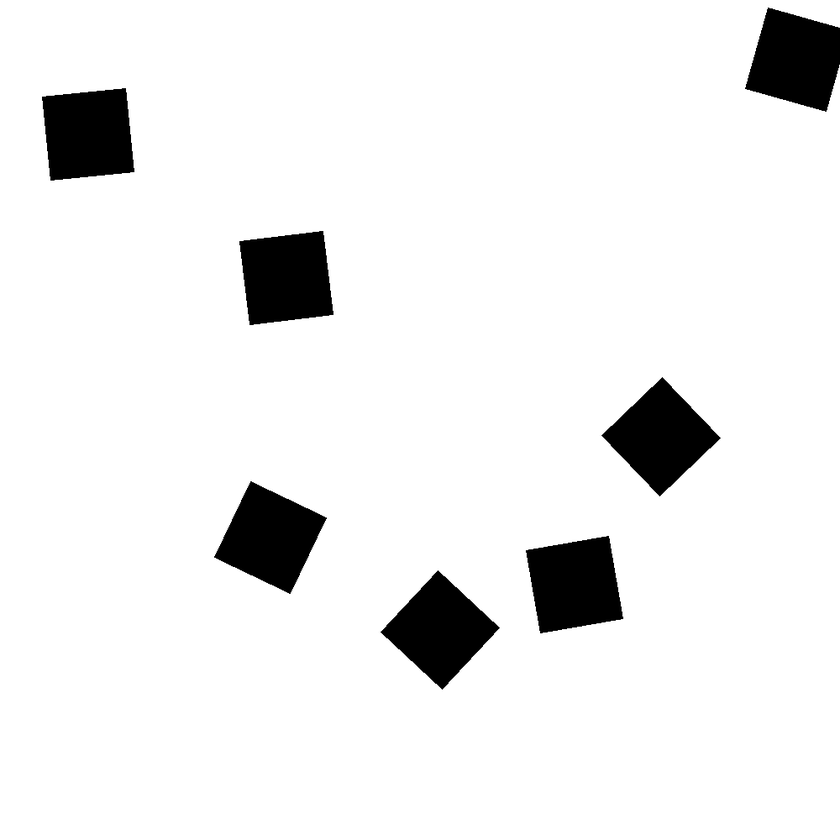
#> input picture planning_playground/map/2d_maps/images/map106.png, 840 x 840 px, shrunk from 1000 x 1000 before the run; its folder holds only this picture in this run
$ python generate_world.py
#> lines starting #> are read from the running program, lines starting #| are printed output that depends on the picture; after the words box and inside, x2 and y2 are one past the last pixel; in counts of white or black regions, pixels touching at a corner belong together
import os
import cv2
import numpy as np

def generate_sdf_from_image(image_path, sdf_output_path, map_size=(100, 100), height=1.0, wall_height=1.0):
    # Load the image
#> called with image_path = '2d_maps/images/map106.png', sdf_output_path = '2d_maps/sdf_worlds/map106.sdf', map_size = (100, 100), height = 1, wall_height = 1
    image = cv2.imread(image_path, cv2.IMREAD_GRAYSCALE)
#> image is the input picture: shape (840, 840); min 0, max 255, mean 237
    height_img, width_img = image.shape

    # Calculate the pixel to meter ratio
    pixel_to_meter = map_size[0] / width_img

    image = cv2.flip(image, 0)
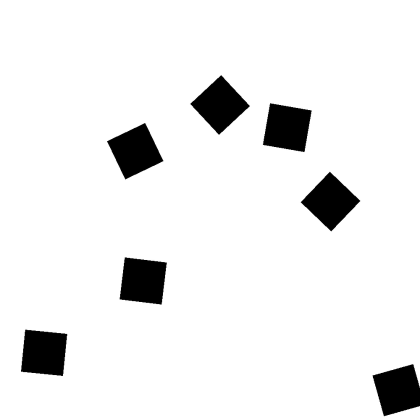
#> image: shape (840, 840) (shown at 1/2 size); min 0, max 255, mean 237
    # Threshold the image to binary (black and white)
    _, binary_image = cv2.threshold(image, 128, 255, cv2.THRESH_BINARY_INV)
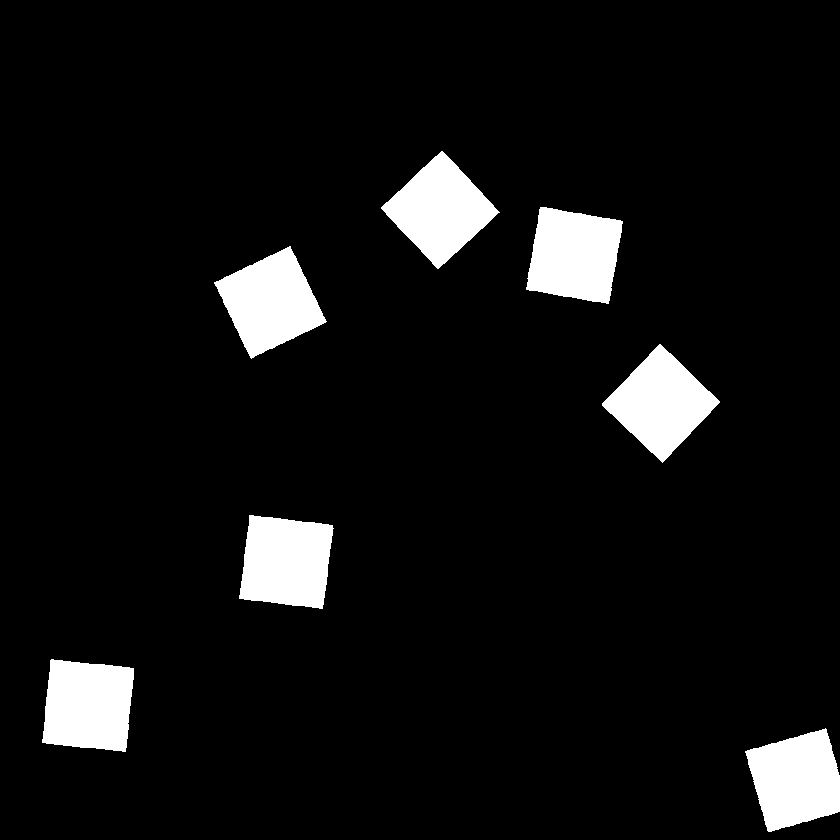
#> binary_image: shape (840, 840); 7.1% white; 7 white regions

    # Find contours
    contours, _ = cv2.findContours(binary_image, cv2.RETR_TREE, cv2.CHAIN_APPROX_SIMPLE)
#> contours = 7 contours; box (x1, y1, x2, y2) and area: (381, 151, 500, 269) 7016, (602, 344, 720, 463) 7002, (214, 246, 327, 359) 6998, (239, 515, 334, 609) 6992, (42, 659, 134, 752) 6958, (526, 207, 623, 304) 6956, (745, 728, 840, 832) 6823

    sdf_lines = []
    sdf_lines.append('<sdf version="1.6">')
    sdf_lines.append('<world name="default">')


    # add some boilerplate plugins for gazebo
    sdf_lines.append('  <physics name="1ms" type="ignored">')
    sdf_lines.append('    <max_step_size>0.001</max_step_size>')
    sdf_lines.append('    <real_time_factor>1.0</real_time_factor>')
    sdf_lines.append('  </physics>')
    sdf_lines.append('  <plugin')
    sdf_lines.append('    filename="gz-sim-physics-system"')
    sdf_lines.append('    name="gz::sim::systems::Physics">')
    sdf_lines.append('  </plugin>')
    sdf_lines.append('  <plugin')
    sdf_lines.append('    filename="gz-sim-user-commands-system"')
    sdf_lines.append('    name="gz::sim::systems::UserCommands">')
    sdf_lines.append('  </plugin>')
    sdf_lines.append('  <plugin')
    sdf_lines.append('    filename="gz-sim-scene-broadcaster-system"')
    sdf_lines.append('    name="gz::sim::systems::SceneBroadcaster">')
    sdf_lines.append('  </plugin>')
    sdf_lines.append('  <light type="directional" name="sun">')
    sdf_lines.append('    <cast_shadows>true</cast_shadows>')
    sdf_lines.append('    <pose>0 0 10 0 0 0</pose>')
    sdf_lines.append('    <diffuse>0.8 0.8 0.8 1</diffuse>')
    sdf_lines.append('    <specular>0.2 0.2 0.2 1</specular>')
    sdf_lines.append('    <attenuation>')
    sdf_lines.append('      <range>1000</range>')
    sdf_lines.append('      <constant>0.9</constant>')
    sdf_lines.append('      <linear>0.01</linear>')
    sdf_lines.append('      <quadratic>0.001</quadratic>')
    sdf_lines.append('    </attenuation>')
    sdf_lines.append('    <direction>-0.5 0.1 -0.9</direction>')
    sdf_lines.append('  </light>')


    # set the grid size for the map
    sdf_lines.append('  <scene>')
    sdf_lines.append('    <grid>true</grid>')
    sdf_lines.append('    <ambient>0.4 0.4 0.4 1</ambient>')
    sdf_lines.append('  </scene>')

    # Create the boundary wall
    for i in range(4):
        x, y, w, h = 0, 0, 0, 0
        if i == 0:
            x, y, w, h = 0, 0, width_img, wall_height
        elif i == 1:
            x, y, w, h = 0, 0, wall_height, height_img
        elif i == 2:
            x, y, w, h = 0, height_img - wall_height, width_img, wall_height
        elif i == 3:
            x, y, w, h = width_img - wall_height, 0, wall_height, height_img

        sdf_lines.append(f'  <model name="wall_{i}">')
        sdf_lines.append('    <static>true</static>')
        sdf_lines.append('    <link name="wall_link">')
        sdf_lines.append('      <visual name="visual">')
        sdf_lines.append('        <geometry>')
        sdf_lines.append('          <box>')
        sdf_lines.append(f'            <size>{w * pixel_to_meter} {h * pixel_to_meter} {height}</size>')
        sdf_lines.append('          </box>')
        sdf_lines.append('        </geometry>')
        sdf_lines.append('      </visual>')
        sdf_lines.append('      <collision name="collision">')
        sdf_lines.append('        <geometry>')
        sdf_lines.append('          <box>')
        sdf_lines.append(f'            <size>{w * pixel_to_meter} {h * pixel_to_meter} {height}</size>')
        sdf_lines.append('          </box>')
        sdf_lines.append('        </geometry>')
        sdf_lines.append('      </collision>')
        sdf_lines.append(f'      <pose>{(x + w / 2) * pixel_to_meter} {(y + h / 2) * pixel_to_meter} {height / 2} 0 0 0</pose>')
        sdf_lines.append('    </link>')
        sdf_lines.append('  </model>')

    # Create obstacles based on contours
    for contour in contours:
        # Get a list of the walls of the contour
        walls = []
        for i in range(len(contour) - 1):
            walls.append((contour[i ][0], contour[i + 1][0]))
            print(contour[i], contour[i + 1])

        sdf_lines.append(f'  <model name="obstacle{contour}">')
        sdf_lines.append('    <static>true</static>')
        sdf_lines.append('    <link name="wall_link">')
        sdf_lines.append('      <visual name="visual">')
        sdf_lines.append('        <geometry>')
        sdf_lines.append('          <polyline>')
        sdf_lines.append('            <height>0.1</height>')
        for wall in walls:
            x1, y1 = wall[0][0], wall[0][1]
            x2, y2 = wall[1][0], wall[1][1]
            sdf_lines.append('            <point>')
            sdf_lines.append(f'              {x1 * pixel_to_meter} {y1 * pixel_to_meter} 0')
            sdf_lines.append(f'              {x2 * pixel_to_meter} {y2 * pixel_to_meter} 0')
            sdf_lines.append('            </point>')
        sdf_lines.append('          </polyline>')
        # sdf_lines.append('          <box>')
        # sdf_lines.append(f'            <size>{w * pixel_to_meter} {h * pixel_to_meter} {height}</size>')
        # sdf_lines.append('          </box>')
        sdf_lines.append('        </geometry>')
        sdf_lines.append('      </visual>')
        # [7 lines of commented-out code are left out]
        sdf_lines.append('    </link>')
        sdf_lines.append('  </model>')
#> this loop made 7 passes
#> (printed output is left out)
#> after the loop, sdf_lines = 3263 items

    sdf_lines.append('</world>')
    sdf_lines.append('</sdf>')

    # Write the SDF content to the output file
    with open(sdf_output_path, 'w') as sdf_file:
        sdf_file.write('\n'.join(sdf_lines))

def get_all_files(directory):
    # List all files and directories in the given directory
    all_entries = os.listdir(directory)
    # Filter out only the files
    files = [entry for entry in all_entries if os.path.isfile(os.path.join(directory, entry))]
    return files

if __name__=="__main__":
    # get all files in the 2d_maps/2d_map_images folder
    files = []

    # Example usage
    directory_path = '2d_maps/images'
    files = get_all_files(directory_path)

    # for each file, generate the sdf
    for file in files:
        world_name = file.split('.')[0]
        generate_sdf_from_image(f'{directory_path}/{file}', f'2d_maps/sdf_worlds/{world_name}.sdf')

$ run again, on planning_playground/map/2d_maps/images/map838.png
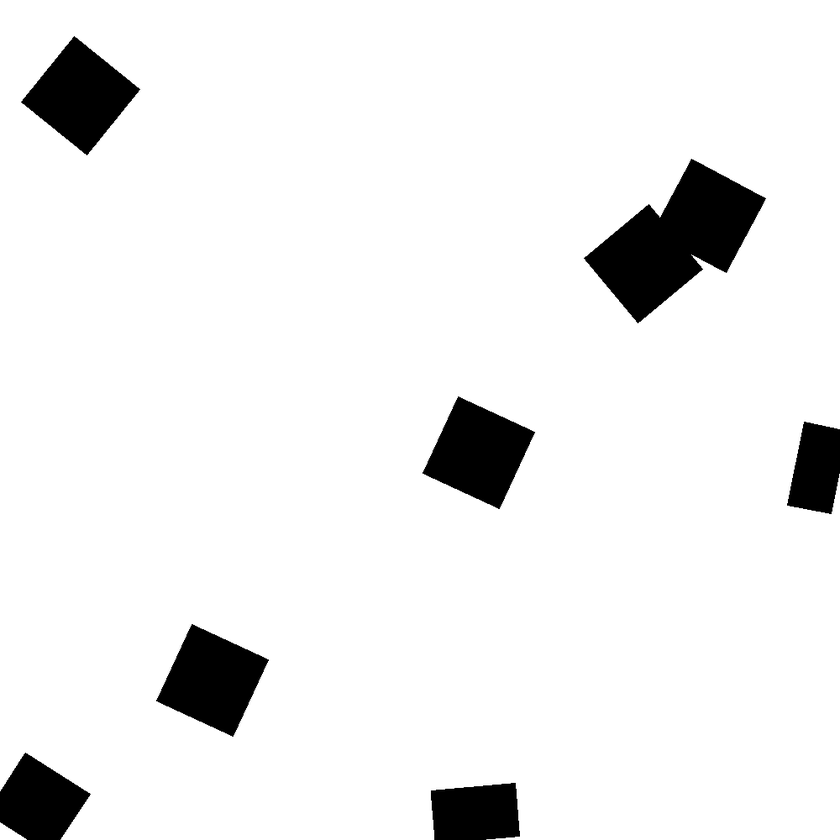
#> input picture planning_playground/map/2d_maps/images/map838.png, 840 x 840 px, shrunk from 1000 x 1000 before the run
#> in generate_sdf_from_image, image is the input picture: shape (840, 840); min 0, max 255, mean 237.3
#> in generate_sdf_from_image, `image = cv2.flip(image, 0)`:
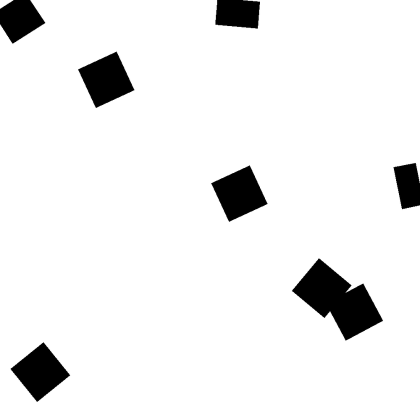
#> image: shape (840, 840) (shown at 1/2 size); min 0, max 255, mean 237.3
#> in generate_sdf_from_image, `_, binary_image = cv2.threshold(image, 128, 255, cv2.THRESH_BINARY_INV)`:
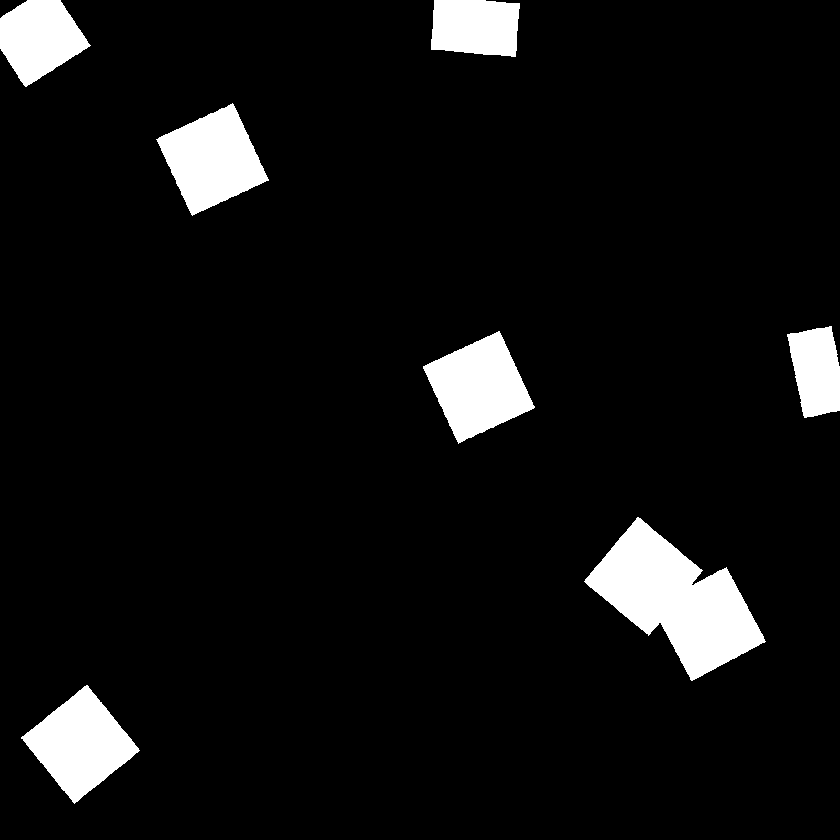
#> binary_image: shape (840, 840); 6.9% white; 7 white regions
#> contours = 7 contours; box (x1, y1, x2, y2) and area: (584, 517, 766, 681) 13712, (21, 685, 140, 804) 7073, (156, 103, 269, 216) 7070, (423, 331, 535, 444) 7060, (0, 0, 91, 87) 5022, (431, 0, 520, 57) 4354, (787, 326, 840, 418) 3554
#> the loop in generate_sdf_from_image, `for contour in contours:` made 7 passes
#> (printed output is left out)
#> after the loop in generate_sdf_from_image, `for contour in contours:`: sdf_lines = 4855 items

$ run again, on planning_playground/map/2d_maps/images/map851.png
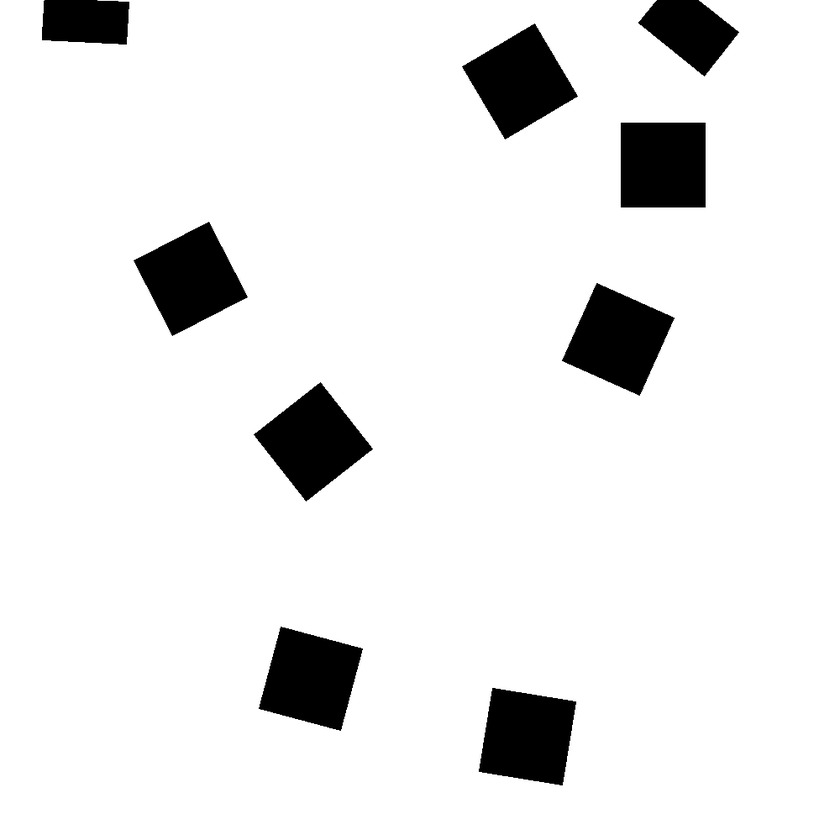
#> input picture planning_playground/map/2d_maps/images/map851.png, 840 x 840 px, shrunk from 1000 x 1000 before the run
#> in generate_sdf_from_image, image is the input picture: shape (840, 840); min 0, max 255, mean 233.9
#> in generate_sdf_from_image, `image = cv2.flip(image, 0)`:
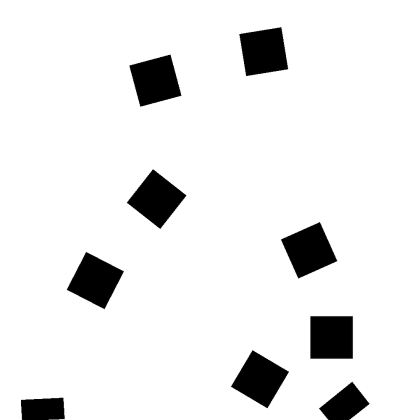
#> image: shape (840, 840) (shown at 1/2 size); min 0, max 255, mean 233.9
#> in generate_sdf_from_image, `_, binary_image = cv2.threshold(image, 128, 255, cv2.THRESH_BINARY_INV)`:
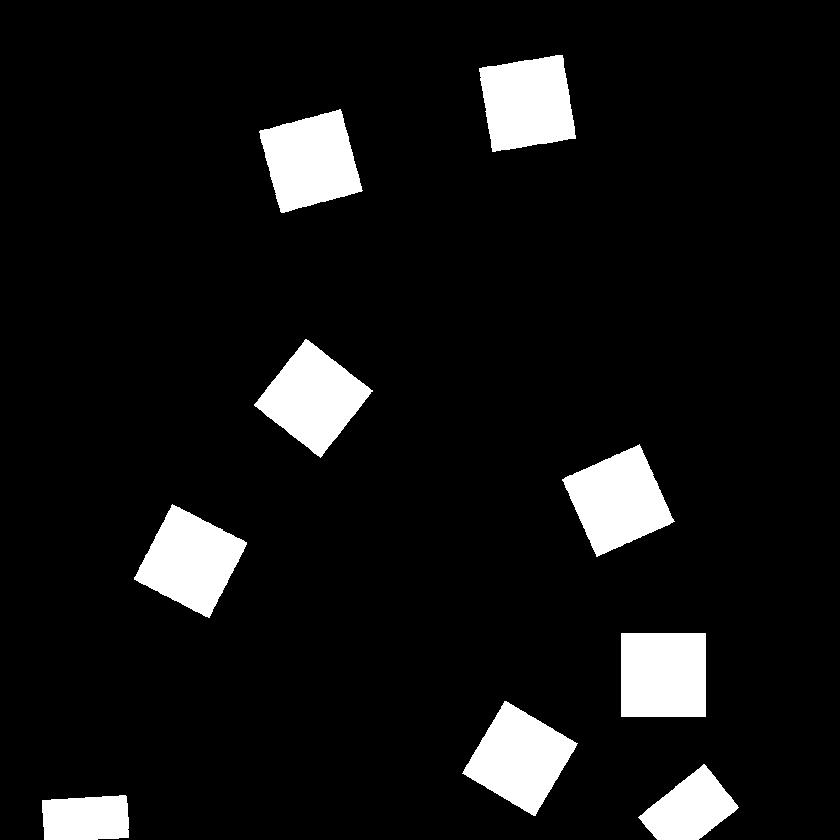
#> binary_image: shape (840, 840); 8.3% white; 9 white regions
#> contours = 9 contours; largest, box (x1, y1, x2, y2) and area: (562, 444, 675, 557) 7136, (254, 339, 373, 458) 7096, (259, 109, 363, 213) 7094, (479, 55, 576, 152) 7073, (134, 504, 247, 618) 7058
#> the loop in generate_sdf_from_image, `for contour in contours:` made 9 passes
#> contour on pass 4: [[621, 633], [621, 716], [705, 716], [705, 633]]
#> (printed output is left out)
#> after the loop in generate_sdf_from_image, `for contour in contours:`: sdf_lines = 5203 items
